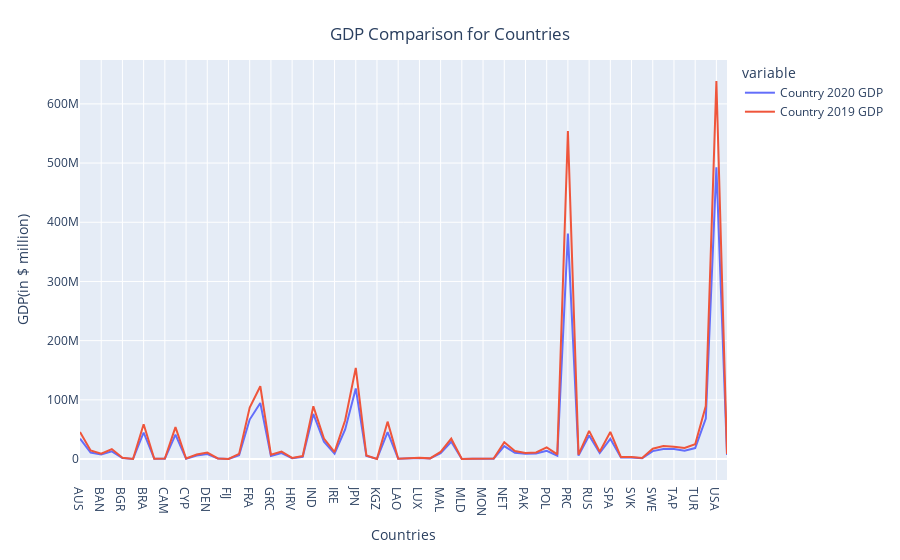

Here is the notebook cell this chart was saved with:
### Code cell
fig = px.line(new_df[["Country 2020 GDP","Country 2019 GDP"]])
fig.update_layout(
    title="GDP Comparison for Countries",
    title_x=0.5,
    title_y=0.95
)
fig.update_xaxes(title_text="Countries")
fig.update_yaxes(title_text="GDP(in $ million)")
fig.show()

### Figure 1 — Plotly figure (JSON) as saved in the notebook; plotly's stock layout.template omitted (floating-point values rounded to 4 significant figures)
{"data": [{"hovertemplate": "variable=Country 2020 GDP<br>ADB Country Code=%{x}<br>value=%{y}<extra></extra>", "legendgroup": "Country 2020 GDP", "line": {"color": "#636efa", "dash": "solid"}, "marker": {"symbol": "circle"}, "mode": "lines", "name": "Country 2020 GDP", "orientation": "v", "showlegend": true, "type": "scatter", "x": ["AUS", "AUT", "BAN", "BEL", "BGR", "BHU", "BRA", "BRU", "CAM", "CAN", "CYP", "CZE", "DEN", "EST", "FIJ", "FIN", "FRA", "GER", "GRC", "HKG", "HRV", "HUN", "IND", "INO", "IRE", "ITA", "JPN", "KAZ", "KGZ", "KOR", "LAO", "LTU", "LUX", "LVA", "MAL", "MEX", "MLD", "MLT", "MON", "NEP", "NET", "NOR", "PAK", "PHI", "POL", "POR", "PRC", "ROM", "RUS", "SIN", "SPA", "SRI", "SVK", "SVN", "SWE", "SWI", "TAP", "THA", "TUR", "UKG", "USA", "VIE"], "xaxis": "x", "y": [34410000.0, 10930000.0, 7673000.0, 13030000.0, 1563000.0, 70980.0, 44850000.0, 379900.0, 687200.0, 41120000.0, 599100.0, 5885000.0, 8536000.0, 737600.0, 155000.0, 6642000.0, 66660000.0, 94740000.0, 5233000.0, 10160000.0, 1463000.0, 3789000.0, 76120000.0, 29180000.0, 9180000.0, 50010000.0, 119300000.0, 5022000.0, 226600.0, 45340000.0, 502700.0, 1282000.0, 1701000.0, 825800.0, 10040000.0, 29300000.0, 127900.0, 349300.0, 365900.0, 697000.0, 21930000.0, 10420000.0, 8808000.0, 9265000.0, 14060000.0, 5776000.0, 381000000.0, 5749000.0, 39780000.0, 10200000.0, 34060000.0, 2489000.0, 2542000.0, 1296000.0, 13350000.0, 16920000.0, 17029208, 14140000.0, 18510000.0, 68530000.0, 493100000.0, 6866000.0], "yaxis": "y"}, {"hovertemplate": "variable=Country 2019 GDP<br>ADB Country Code=%{x}<br>value=%{y}<extra></extra>", "legendgroup": "Country 2019 GDP", "line": {"color": "#EF553B", "dash": "solid"}, "marker": {"symbol": "circle"}, "mode": "lines", "name": "Country 2019 GDP", "orientation": "v", "showlegend": true, "type": "scatter", "x": ["AUS", "AUT", "BAN", "BEL", "BGR", "BHU", "BRA", "BRU", "CAM", "CAN", "CYP", "CZE", "DEN", "EST", "FIJ", "FIN", "FRA", "GER", "GRC", "HKG", "HRV", "HUN", "IND", "INO", "IRE", "ITA", "JPN", "KAZ", "KGZ", "KOR", "LAO", "LTU", "LUX", "LVA", "MAL", "MEX", "MLD", "MLT", "MON", "NEP", "NET", "NOR", "PAK", "PHI", "POL", "POR", "PRC", "ROM", "RUS", "SIN", "SPA", "SRI", "SVK", "SVN", "SWE", "SWI", "TAP", "THA", "TUR", "UKG", "USA", "VIE"], "xaxis": "x", "y": [45640000.0, 14440000.0, 8926000.0, 16890000.0, 2129000.0, 83270.0, 58780000.0, 449700.0, 993300.0, 53840000.0, 871700.0, 7733000.0, 11000000.0, 971600.0, 228300.0, 8717000.0, 87070000.0, 123000000.0, 7219000.0, 12490000.0, 1979000.0, 5071000.0, 89100000.0, 34640000.0, 11870000.0, 65600000.0, 154000000.0, 6081000.0, 280900.0, 63180000.0, 608200.0, 1679000.0, 2214000.0, 1134000.0, 12070000.0, 34410000.0, 192800.0, 473600.0, 454000.0, 806300.0, 28550000.0, 13500000.0, 10380000.0, 11200000.0, 19560000.0, 7755000.0, 554000000.0, 7421000.0, 47520000.0, 12260000.0, 45710000.0, 3253000.0, 3323000.0, 1698000.0, 17410000.0, 22050000.0, 20880000.0, 18640000.0, 25120000.0, 89640000.0, 638600000.0, 8455000.0], "yaxis": "y"}], "layout": {"legend": {"title": {"text": "variable"}, "tracegroupgap": 0}, "margin": {"t": 60}, "title": {"text": "GDP Comparison for Countries", "x": 0.5, "y": 0.95}, "xaxis": {"anchor": "y", "domain": [0, 1], "title": {"text": "Countries"}}, "yaxis": {"anchor": "x", "domain": [0, 1], "title": {"text": "GDP(in $ million)"}}}}
